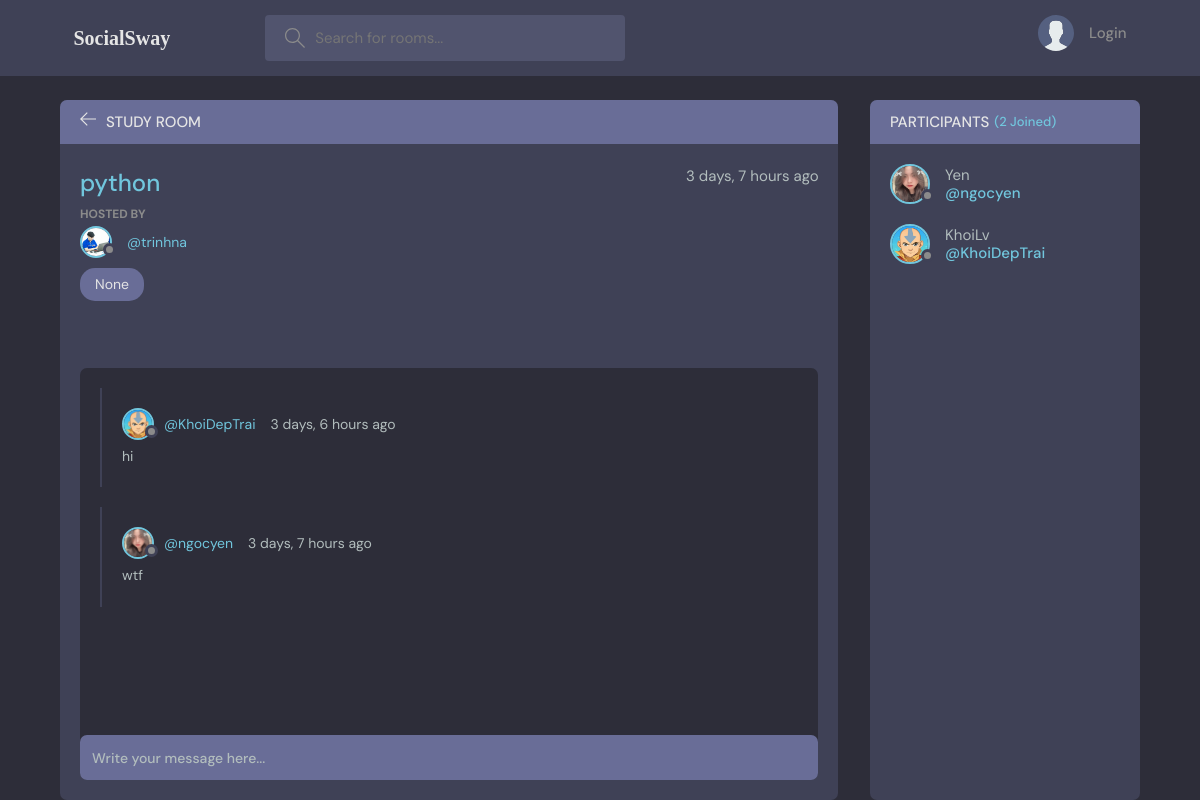
/room/2/, run on an earlier commit of the app's database.
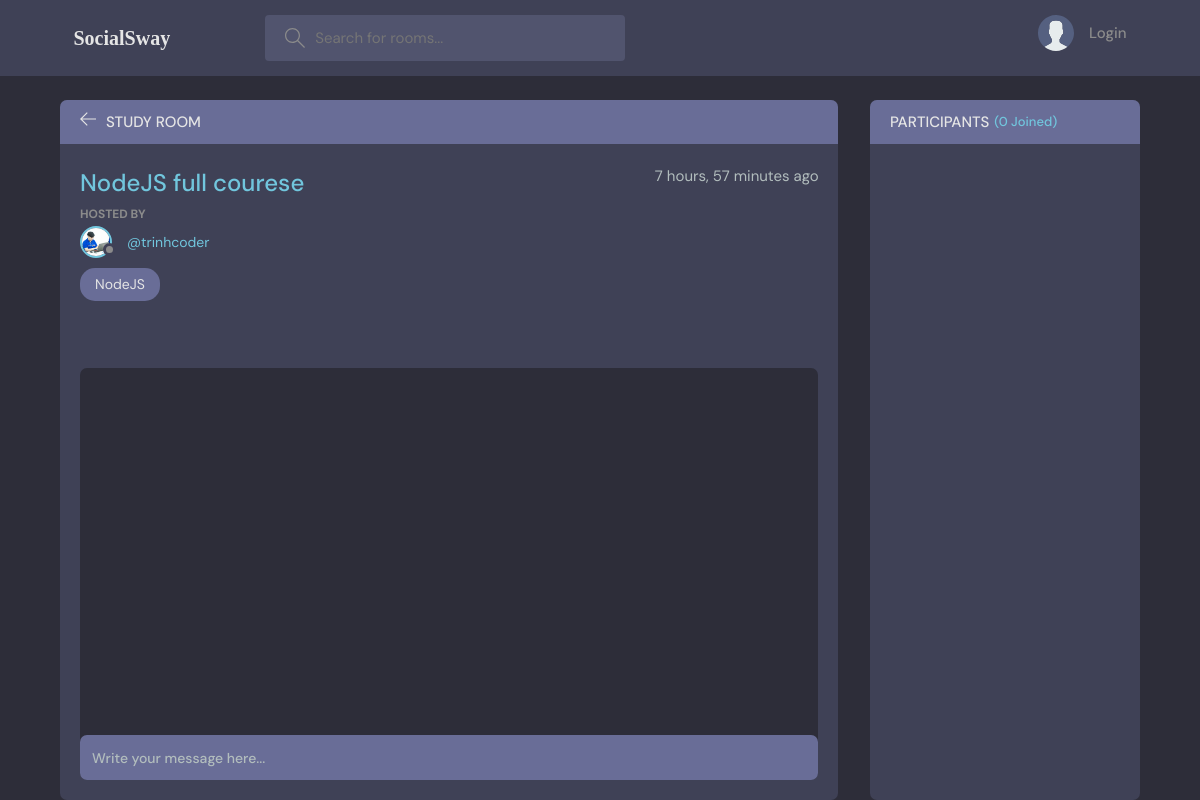
And on a later commit of the database.
### base/models.py (models this page shows, shortened)
class Room(models.Model):
    host = models.ForeignKey(User,on_delete=models.SET_NULL,null =True)
    topic = models.ForeignKey(Topic,on_delete=models.SET_NULL,null=True)
    name = models.CharField(max_length=200,null =True)
    img = models.ImageField(default='',null=True)
    description = models.TextField(null = True, blank = True)
    participants = models.ManyToManyField(User,related_name='participants',blank=True)
    updated = models.DateTimeField(auto_now=True)
    created = models.DateTimeField(auto_now_add=True)
    class Meta:
        ordering = ['-updated','created']

class User(AbstractUser):
    name = models.CharField(max_length = 200, null = True)
    email =models.EmailField(unique = True,null =True)
    bio = models.TextField(null = True)
    avatar = models.ImageField(default='defaut1.png',null=True)
    USERNAME_FIELD ='email'
    REQUIRED_FIELDS = []

class Message(models.Model):
    user = models.ForeignKey(User,on_delete=models.CASCADE)
    room = models.ForeignKey(Room, on_delete=models.CASCADE)
    body = models.TextField()
    updated = models.DateTimeField(auto_now=True)
    created = models.DateTimeField(auto_now_add=True)
    class Meta:
        ordering = ['-updated','created']

class Topic(models.Model):
    name = models.CharField(max_length=200)
    def __str__(seft):
        return seft.name

### base/views.py (the view, shortened to what this page needs)
# urls.py: path('room/<str:pk>/',views.room,name="room"),
def room(request,pk):
    room = Room.objects.get(id=pk)
    pa = room.participants.all()
    messages = room.message_set.all()
    context = {'rooms':room, 'message':messages, 'participants': pa}
    return render(request,'base/room.html',context)

### base/templates/base/room.html (shortened to what this page needs)
{% extends 'main.html' %}
{% block content %}
<main class="profile-page layout layout--2">
  <div class="container">
    <div class="room">
      <div class="room__top">
        <div class="room__topLeft">
          <a href="{% url 'home' %}">
            <svg version="1.1" xmlns="http://www.w3.org/2000/svg" width="32" height="32" viewBox="0 0 32 32">
              <title>arrow-left</title>
              <path
                d="M13.723 2.286l-13.723 13.714 13.719 13.714 1.616-1.611-10.96-10.96h27.625v-2.286h-27.625l10.965-10.965-1.616-1.607z">
              </path>
            </svg>
          </a>
          <h3>Study Room</h3>
        </div>
      </div>
      <div class="room__box scroll">
        <div class="room__header scroll">
          <div class="room__info">
            <h3>{{rooms.name}}</h3>
            <span>{{rooms.created|timesince}} ago</span>
          </div>
          <div class="room__hosted">
            <p>Hosted By</p>
            <a href="{%url 'profile' rooms.host.id%}" class ="thread__author">
              <div class="avatar avatar--small">
                <img src="{{ rooms.host.avatar.url }}" />
              </div>
              <span>@{{rooms.host.username}}</span>
            </a>
          </div>
          <span class="room__topics">{{rooms.topic}}</span>
        </div>
        <div class="room__conversation">
          <div class="threads scroll">
            {% for message in message %}
            <div class="thread">
              <div class="thread__top">
                <div class="thread__author">
                  <a href="{% url 'profile' message.user.id %}" class="thread__authorInfo">
                    <div class="avatar avatar--small">
                      <img src="{{message.user.avatar.url}}" />
                    </div>
                    <span>@{{message.user.username}}</span>
                  </a>
                  <span class="thread__date">{{message.created|timesince}} ago</span>
                </div>
              </div>
              <div class="thread__details">
                {{message.body}}
              </div>
            </div>
            {% endfor %}
          </div>
        </div>
      </div>
      <div class="room__message">
        <form action="" method="POST">
          <input name="body" placeholder="Write your message here..." />
        </form>
      </div>
    </div>
    <div class="participants">
      <h3 class="participants__top">Participants <span>({{participants.count}} Joined)</span></h3>
      <div class="participants__list scroll">
        {% for p in participants %}
        <a href="{%  url 'profile' p.id %}" class="participant">
          <div class="avatar avatar--medium">
            <img src="{{p.avatar.url}}" />
          </div>
          <p>
            {{p.name}}
            <span>@{{p.username}}</span>
          </p>
        </a>
        {% endfor %}
      </div>
    </div>
  </div>
</main>
{% endblock content %}

What changed in the data, as far as the page shows it:
removed Message: user.avatar (picture), user.username "KhoiDepTrai", created "3 days, 6 hours", body "hi"
removed Message: user.avatar (picture), user.username "ngocyen", created "3 days, 7 hours", body "wtf"
no longer on this page (row edited): User: avatar (picture), name "Yen", username "ngocyen"
no longer on this page (row edited): User: avatar (picture), name "KhoiLv", username "KhoiDepTrai"
changed Room: name "python" → "NodeJS full courese"; created "3 days, 7 hours" → "7 hours, 57 minutes"; host.username "trinhna" → "trinhcoder"; topic "None" → "NodeJS"
Also different on the page:
{{ participants.count }}: "2" → "0"
